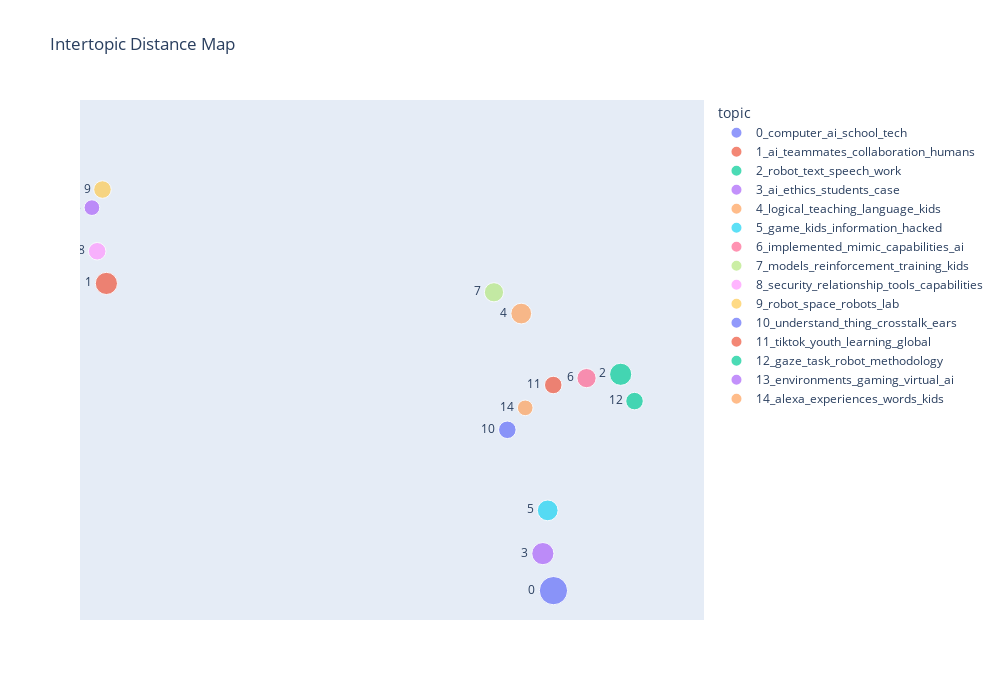

Source (notebook cell):
### Code cell
# get idp coordinates from plot

idp = alt_topic_model.visualize_topics()
#print(idp.show)
topic_data = idp.data

dots = topic_data[0]["marker"]
dots = np.array(dots.size)

x_coord = np.array((topic_data[0]['x']))
y_coord = np.array((topic_data[0]['y']))

topic_nums = these_topics.Topic
topic_nums = topic_nums.drop(topic_nums.index[[0]])

topic_labels = these_topics.Name
topic_labels = topic_labels.drop(topic_labels.index[[0]])

idp_coordinates = pd.DataFrame({"x":x_coord, "y":y_coord, "topic":topic_labels, "dot_size":dots, "topics_nums":topic_nums})
#print(idp_coordinates)
#idp_coordinates.to_csv("idpCoords.csv")

# plot IDP on my own

import plotly.express as px

def improve_text_position(x):
    # fix indentation 
    positions = [ "middle left" , "middle right" ] 
    return [positions[i % len(positions)] for i in range(len(x))]

df = idp_coordinates

fig = px.scatter(df, 
                 x="x", 
                 y="y", 
                 text="topics_nums", 
                 color = "topic",
                 size ="dot_size",
                 labels=dict(x="D1", y="D2"),
                 width = 1000,
                 height = 700,
                 title= "Intertopic Distance Map"
                 )
fig.update_traces(
   hovertemplate=None,
   hoverinfo='skip',
   textposition=improve_text_position(df['x']
   )
)

fig.update_layout(
     xaxis={"visible": False},
    yaxis={"visible": False}
)
   
# Prepare figure range
x_range = (df.x.min() - abs((df.x.min()) * .15), df.x.max() + abs((df.x.max()) * .15))
y_range = (df.y.min() - abs((df.y.min()) * .15), df.y.max() + abs((df.y.max()) * .15))

# Update axes ranges
fig.update_xaxes(range=x_range)
fig.update_yaxes(range=y_range)

#fig.write_image("results/idp_pair1.png")

fig.show()

### Figure 1 — Plotly figure (JSON) as saved in the notebook; plotly's stock layout.template omitted (floating-point values rounded to 4 significant figures)
{"data": [{"hoverinfo": "skip", "legendgroup": "0_computer_ai_school_tech", "marker": {"color": "#636efa", "size": [13], "sizemode": "area", "sizeref": 0.0325, "symbol": "circle"}, "mode": "markers+text", "name": "0_computer_ai_school_tech", "orientation": "v", "showlegend": true, "text": [0], "textposition": ["middle left", "middle right", "middle left", "middle right", "middle left", "middle right", "middle left", "middle right", "middle left", "middle right", "middle left", "middle right", "middle left", "middle right", "middle left"], "type": "scatter", "x": [7.338], "xaxis": "x", "y": [2.11], "yaxis": "y"}, {"hoverinfo": "skip", "legendgroup": "1_ai_teammates_collaboration_humans", "marker": {"color": "#EF553B", "size": [8], "sizemode": "area", "sizeref": 0.0325, "symbol": "circle"}, "mode": "markers+text", "name": "1_ai_teammates_collaboration_humans", "orientation": "v", "showlegend": true, "text": [1], "textposition": ["middle left", "middle right", "middle left", "middle right", "middle left", "middle right", "middle left", "middle right", "middle left", "middle right", "middle left", "middle right", "middle left", "middle right", "middle left"], "type": "scatter", "x": [-1.247], "xaxis": "x", "y": [5.42], "yaxis": "y"}, {"hoverinfo": "skip", "legendgroup": "2_robot_text_speech_work", "marker": {"color": "#00cc96", "size": [8], "sizemode": "area", "sizeref": 0.0325, "symbol": "circle"}, "mode": "markers+text", "name": "2_robot_text_speech_work", "orientation": "v", "showlegend": true, "text": [2], "textposition": ["middle left", "middle right", "middle left", "middle right", "middle left", "middle right", "middle left", "middle right", "middle left", "middle right", "middle left", "middle right", "middle left", "middle right", "middle left"], "type": "scatter", "x": [8.628], "xaxis": "x", "y": [4.441], "yaxis": "y"}, {"hoverinfo": "skip", "legendgroup": "3_ai_ethics_students_case", "marker": {"color": "#ab63fa", "size": [8], "sizemode": "area", "sizeref": 0.0325, "symbol": "circle"}, "mode": "markers+text", "name": "3_ai_ethics_students_case", "orientation": "v", "showlegend": true, "text": [3], "textposition": ["middle left", "middle right", "middle left", "middle right", "middle left", "middle right", "middle left", "middle right", "middle left", "middle right", "middle left", "middle right", "middle left", "middle right", "middle left"], "type": "scatter", "x": [7.134], "xaxis": "x", "y": [2.509], "yaxis": "y"}, {"hoverinfo": "skip", "legendgroup": "4_logical_teaching_language_kids", "marker": {"color": "#FFA15A", "size": [7], "sizemode": "area", "sizeref": 0.0325, "symbol": "circle"}, "mode": "markers+text", "name": "4_logical_teaching_language_kids", "orientation": "v", "showlegend": true, "text": [4], "textposition": ["middle left", "middle right", "middle left", "middle right", "middle left", "middle right", "middle left", "middle right", "middle left", "middle right", "middle left", "middle right", "middle left", "middle right", "middle left"], "type": "scatter", "x": [6.719], "xaxis": "x", "y": [5.095], "yaxis": "y"}, {"hoverinfo": "skip", "legendgroup": "5_game_kids_information_hacked", "marker": {"color": "#19d3f3", "size": [7], "sizemode": "area", "sizeref": 0.0325, "symbol": "circle"}, "mode": "markers+text", "name": "5_game_kids_information_hacked", "orientation": "v", "showlegend": true, "text": [5], "textposition": ["middle left", "middle right", "middle left", "middle right", "middle left", "middle right", "middle left", "middle right", "middle left", "middle right", "middle left", "middle right", "middle left", "middle right", "middle left"], "type": "scatter", "x": [7.228], "xaxis": "x", "y": [2.974], "yaxis": "y"}, {"hoverinfo": "skip", "legendgroup": "6_implemented_mimic_capabilities_ai", "marker": {"color": "#FF6692", "size": [6], "sizemode": "area", "sizeref": 0.0325, "symbol": "circle"}, "mode": "markers+text", "name": "6_implemented_mimic_capabilities_ai", "orientation": "v", "showlegend": true, "text": [6], "textposition": ["middle left", "middle right", "middle left", "middle right", "middle left", "middle right", "middle left", "middle right", "middle left", "middle right", "middle left", "middle right", "middle left", "middle right", "middle left"], "type": "scatter", "x": [7.973], "xaxis": "x", "y": [4.399], "yaxis": "y"}, {"hoverinfo": "skip", "legendgroup": "7_models_reinforcement_training_kids", "marker": {"color": "#B6E880", "size": [6], "sizemode": "area", "sizeref": 0.0325, "symbol": "circle"}, "mode": "markers+text", "name": "7_models_reinforcement_training_kids", "orientation": "v", "showlegend": true, "text": [7], "textposition": ["middle left", "middle right", "middle left", "middle right", "middle left", "middle right", "middle left", "middle right", "middle left", "middle right", "middle left", "middle right", "middle left", "middle right", "middle left"], "type": "scatter", "x": [6.195], "xaxis": "x", "y": [5.324], "yaxis": "y"}, {"hoverinfo": "skip", "legendgroup": "8_security_relationship_tools_capabilities", "marker": {"color": "#FF97FF", "size": [5], "sizemode": "area", "sizeref": 0.0325, "symbol": "circle"}, "mode": "markers+text", "name": "8_security_relationship_tools_capabilities", "orientation": "v", "showlegend": true, "text": [8], "textposition": ["middle left", "middle right", "middle left", "middle right", "middle left", "middle right", "middle left", "middle right", "middle left", "middle right", "middle left", "middle right", "middle left", "middle right", "middle left"], "type": "scatter", "x": [-1.423], "xaxis": "x", "y": [5.766], "yaxis": "y"}, {"hoverinfo": "skip", "legendgroup": "9_robot_space_robots_lab", "marker": {"color": "#FECB52", "size": [5], "sizemode": "area", "sizeref": 0.0325, "symbol": "circle"}, "mode": "markers+text", "name": "9_robot_space_robots_lab", "orientation": "v", "showlegend": true, "text": [9], "textposition": ["middle left", "middle right", "middle left", "middle right", "middle left", "middle right", "middle left", "middle right", "middle left", "middle right", "middle left", "middle right", "middle left", "middle right", "middle left"], "type": "scatter", "x": [-1.322], "xaxis": "x", "y": [6.431], "yaxis": "y"}, {"hoverinfo": "skip", "legendgroup": "10_understand_thing_crosstalk_ears", "marker": {"color": "#636efa", "size": [5], "sizemode": "area", "sizeref": 0.0325, "symbol": "circle"}, "mode": "markers+text", "name": "10_understand_thing_crosstalk_ears", "orientation": "v", "showlegend": true, "text": [10], "textposition": ["middle left", "middle right", "middle left", "middle right", "middle left", "middle right", "middle left", "middle right", "middle left", "middle right", "middle left", "middle right", "middle left", "middle right", "middle left"], "type": "scatter", "x": [6.452], "xaxis": "x", "y": [3.842], "yaxis": "y"}, {"hoverinfo": "skip", "legendgroup": "11_tiktok_youth_learning_global", "marker": {"color": "#EF553B", "size": [5], "sizemode": "area", "sizeref": 0.0325, "symbol": "circle"}, "mode": "markers+text", "name": "11_tiktok_youth_learning_global", "orientation": "v", "showlegend": true, "text": [11], "textposition": ["middle left", "middle right", "middle left", "middle right", "middle left", "middle right", "middle left", "middle right", "middle left", "middle right", "middle left", "middle right", "middle left", "middle right", "middle left"], "type": "scatter", "x": [7.334], "xaxis": "x", "y": [4.325], "yaxis": "y"}, {"hoverinfo": "skip", "legendgroup": "12_gaze_task_robot_methodology", "marker": {"color": "#00cc96", "size": [5], "sizemode": "area", "sizeref": 0.0325, "symbol": "circle"}, "mode": "markers+text", "name": "12_gaze_task_robot_methodology", "orientation": "v", "showlegend": true, "text": [12], "textposition": ["middle left", "middle right", "middle left", "middle right", "middle left", "middle right", "middle left", "middle right", "middle left", "middle right", "middle left", "middle right", "middle left", "middle right", "middle left"], "type": "scatter", "x": [8.894], "xaxis": "x", "y": [4.152], "yaxis": "y"}, {"hoverinfo": "skip", "legendgroup": "13_environments_gaming_virtual_ai", "marker": {"color": "#ab63fa", "size": [4], "sizemode": "area", "sizeref": 0.0325, "symbol": "circle"}, "mode": "markers+text", "name": "13_environments_gaming_virtual_ai", "orientation": "v", "showlegend": true, "text": [13], "textposition": ["middle left", "middle right", "middle left", "middle right", "middle left", "middle right", "middle left", "middle right", "middle left", "middle right", "middle left", "middle right", "middle left", "middle right", "middle left"], "type": "scatter", "x": [-1.524], "xaxis": "x", "y": [6.236], "yaxis": "y"}, {"hoverinfo": "skip", "legendgroup": "14_alexa_experiences_words_kids", "marker": {"color": "#FFA15A", "size": [4], "sizemode": "area", "sizeref": 0.0325, "symbol": "circle"}, "mode": "markers+text", "name": "14_alexa_experiences_words_kids", "orientation": "v", "showlegend": true, "text": [14], "textposition": ["middle left", "middle right", "middle left", "middle right", "middle left", "middle right", "middle left", "middle right", "middle left", "middle right", "middle left", "middle right", "middle left", "middle right", "middle left"], "type": "scatter", "x": [6.796], "xaxis": "x", "y": [4.079], "yaxis": "y"}], "layout": {"height": 700, "legend": {"itemsizing": "constant", "title": {"text": "topic"}, "tracegroupgap": 0}, "title": {"text": "Intertopic Distance Map"}, "width": 1000, "xaxis": {"anchor": "y", "domain": [0, 1], "range": [-1.753, 10.23], "title": {"text": "D1"}, "visible": false}, "yaxis": {"anchor": "x", "domain": [0, 1], "range": [1.793, 7.396], "title": {"text": "D2"}, "visible": false}}}
